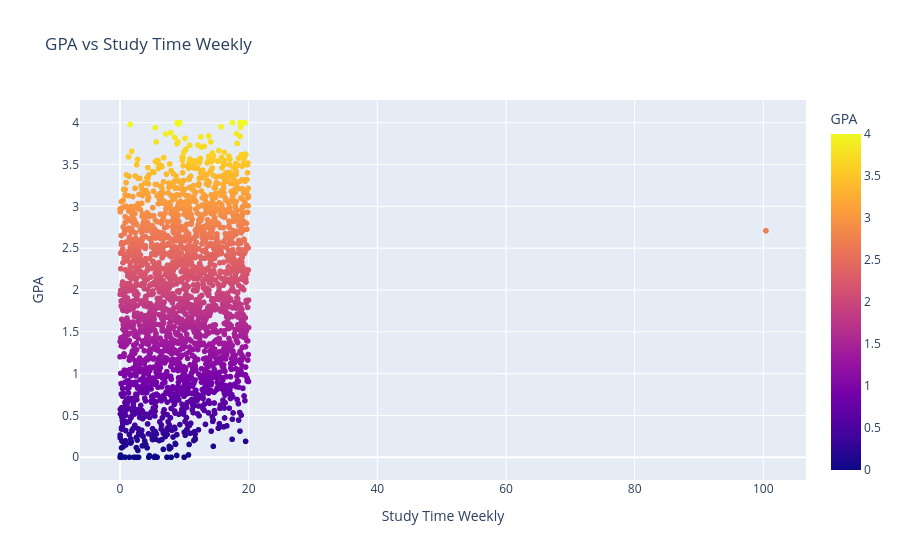

Notebook code for this chart:
### Markdown cell above
## Extra
- Use plotly to create a genuinely interactive scatterplot to show the relationship between study time weekly and GPA

### Code cell
# Create a scatter plot to visualize the relationship between StudyTimeWeekly and GPA, with points colored based on GPA.

import plotly.express as px

fig = px.scatter(
    df2,
    x='StudyTimeWeekly',
    y='GPA',
    color='GPA',
    title='GPA vs Study Time Weekly',
    labels={'StudyTimeWeekly': 'Study Time Weekly', 'GPA': 'GPA'}
)

fig.show()

### Figure 1 — Plotly figure (JSON) as saved in the notebook; plotly's stock layout.template omitted (floating-point values rounded to 4 significant figures; data arrays with more than 128 entries replaced by an {"elided": "..."} marker saying what was removed)
{"data": [{"hovertemplate": "Study Time Weekly=%{x}<br>GPA=%{marker.color}<extra></extra>", "legendgroup": "", "marker": {"color": {"elided": "2392 float values"}, "coloraxis": "coloraxis", "symbol": "circle"}, "mode": "markers", "name": "", "showlegend": false, "type": "scattergl", "x": {"elided": "2392 float values"}, "xaxis": "x", "y": {"elided": "2392 float values"}, "yaxis": "y"}], "layout": {"coloraxis": {"colorbar": {"title": {"text": "GPA"}}, "colorscale": [[0, "#0d0887"], [0.1111, "#46039f"], [0.2222, "#7201a8"], [0.3333, "#9c179e"], [0.4444, "#bd3786"], [0.5556, "#d8576b"], [0.6667, "#ed7953"], [0.7778, "#fb9f3a"], [0.8889, "#fdca26"], [1, "#f0f921"]]}, "legend": {"tracegroupgap": 0}, "title": {"text": "GPA vs Study Time Weekly"}, "xaxis": {"anchor": "y", "domain": [0, 1], "title": {"text": "Study Time Weekly"}}, "yaxis": {"anchor": "x", "domain": [0, 1], "title": {"text": "GPA"}}}}
